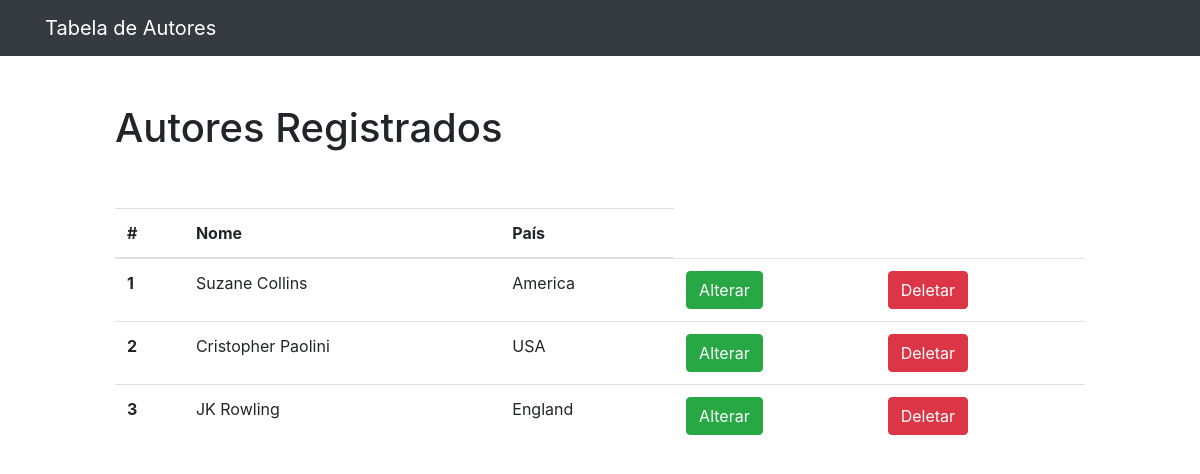
The page /index.php/autor/tabelaAutor on the database its author committed.
### tables this page shows
CREATE TABLE `autor` (
  `idAutor` int(11) NOT NULL,
  `nome` varchar(100) DEFAULT NULL,
  `pais` varchar(40) DEFAULT NULL
);

### application/controllers/autor.php (called while the page is built, shortened)
<?php
class Autor extends CI_Controller {
	public function tabelaAutor(){
		$dados['titulo'] = "Tabela de Autores";
		$dados['autores'] = $this->autor_model->getQuery();
		$this->load->view('tabelaAutores',$dados);
	}
}
?>

### index.php (called while the page is built, shortened)
<?php
require_once BASEPATH.'core/CodeIgniter.php';

### application/models/autor_model.php (called while the page is built, shortened)
<?php
class autor_model extends CI_Model {
    function getQuery()
	{
			$query = $this->db->get('autor');
			foreach ($query->result() as $row)
			{
				$autor[] = $row;
            }
			return $autor;
	}
}
?>

### application/views/tabelaAutores.php (the view, shortened to what this page needs)
    <br><br>
    <h1 class="col-md-10 mx-auto">Autores Registrados</h1>
    <br><br>
    <div class="col-md-10 mx-auto">
            <table class="table">
        <thead>
            <tr>
            <th scope="col">#</th>
            <th scope="col">Nome</th>
            <th scope="col">País</th>
            </tr>
        </thead>
        <tbody>
        <?php foreach($autores as $row){ ?>
            <tr>
            <?php $temp = $row->idAutor ?>
            <th scope="row"><?php echo $row->idAutor ?></th>
            <td><?php echo $row->nome ?></td>
            <td><?php echo $row->pais ?></td>
            <td><a type="button" href="<?php echo base_url('index.php/autor/alterAutor/'.$temp) ?>" value="<?php echo $row->idAutor; ?>" class="btn btn-success">Alterar</a></td>
            <td><a type="button" href="<?php echo base_url('index.php/autor/deletaAutor/'.$temp) ?>" value="<?php echo $row->idAutor; ?>" class="btn btn-danger">Deletar</a></td>
            </tr>
        <?php } ?>
        </tbody>
        </table>
    </div>
</body>
</html>

### rows shown on the page
autor: idAutor "1", nome "Suzane Collins", pais "America"
autor: idAutor "2", nome "Cristopher Paolini", pais "USA"
autor: idAutor "3", nome "JK Rowling", pais "England"

### other values the page prints
$titulo "Tabela de Autores"
